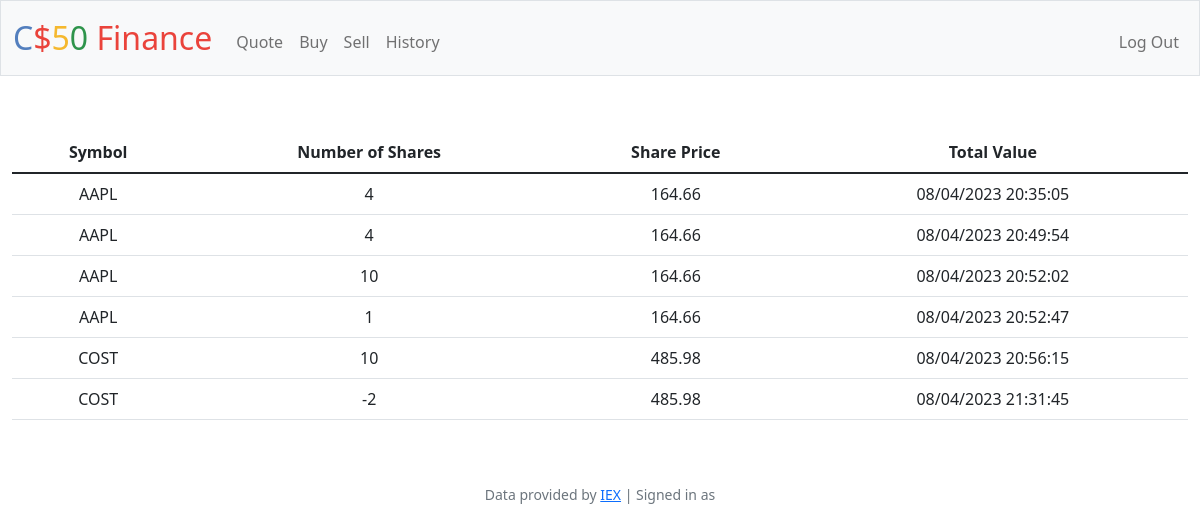
The page /history (signed in) on the database its author committed.
### tables this page shows
CREATE TABLE trades (
    id INTEGER PRIMARY KEY AUTOINCREMENT NOT NULL,
    person_id INTEGER,
    symbol TEXT NOT NULL,
    shares INTEGER NOT NULL,
    time TEXT NOT NULL, price TEXT,
    FOREIGN KEY (person_id) REFERENCES users(id));

### app.py (the view)
@app.route("/history")
@login_required
def history():
    all_trades = db.execute("SELECT * FROM trades WHERE person_id = ?", session["user_id"])
    return render_template("history.html", trades=all_trades)

### app.py (called while the page is built)
@app.after_request
def after_request(response):
    response.headers["Cache-Control"] = "no-cache, no-store, must-revalidate"
    response.headers["Expires"] = 0
    response.headers["Pragma"] = "no-cache"
    return response

### helpers.py (called while the page is built)
def login_required(f):
    @wraps(f)
    def decorated_function(*args, **kwargs):
        if session.get("user_id") is None:
            return redirect("/login")
        return f(*args, **kwargs)
    return decorated_function

### templates/history.html (shortened to what this page needs)
{% extends "layout.html" %}
{% block index %}
<table class="table">
    <thead>
        <tr>
            <th>Symbol</th>
            <th>Number of Shares</th>
            <th>Share Price</th>
            <th>Total Value</th>
        </tr>
    </thead>
    <tbody>
        {% for data in trades %}
        <tr>
            <td>{{ data.symbol }}</td>
            <td>{{ data.shares }}</td>
            <td>{{ data.price }}</td>
            <td>{{ data.time }}</td>
        </tr>
        {% endfor %}
    </tbody>
</table>
{% endblock %}

### templates/layout.html (shortened to what this page needs)
<!DOCTYPE html>
<html lang="en">
    <head>
        <link href="https://cdn.jsdelivr.net/npm/bootstrap@5.1.3/dist/css/bootstrap.min.css" rel="stylesheet">
        <link href="/static/styles.css" rel="stylesheet">
    </head>
    <body>
        <nav class="bg-light border navbar navbar-expand-md navbar-light">
            <div class="container-fluid">
                <a class="navbar-brand" href="/"><span class="blue">C</span><span class="red">$</span><span class="yellow">5</span><span class="green">0</span> <span class="red">Finance</span></a>
                <div class="collapse navbar-collapse" id="navbar">
                    {% if session["user_id"] %}
                        <ul class="navbar-nav me-auto mt-2">
                            <li class="nav-item"><a class="nav-link" href="/quote">Quote</a></li>
                            <li class="nav-item"><a class="nav-link" href="/buy">Buy</a></li>
                            <li class="nav-item"><a class="nav-link" href="/sell">Sell</a></li>
                            <li class="nav-item"><a class="nav-link" href="/history">History</a></li>
                        </ul>
                        <ul class="navbar-nav ms-auto mt-2">
                            <li class="nav-item"><a class="nav-link" href="/logout">Log Out</a></li>
                        </ul>
                    {% else %}
                        <ul class="navbar-nav ms-auto mt-2">
                            <li class="nav-item"><a class="nav-link" href="/register">Register</a></li>
                            <li class="nav-item"><a class="nav-link" href="/login">Log In</a></li>
                        </ul>
                    {% endif %}
                </div>
            </div>
        </nav>
        <main class="container-fluid py-5 text-center">
            {% block index %}{% endblock %}
        </main>
        <footer class="mb-5 small text-center text-muted">
            Data provided by <a href="https://iexcloud.io/">IEX</a> |
            Signed in as {{footer_username}}
        </footer>
    </body>
</html>

### static/styles.css (style rules this page uses)
nav .navbar-brand { font-size: xx-large; }
nav .navbar-brand .blue { color: #537fbe; }
nav .navbar-brand .red { color: #ea433b; }
nav .navbar-brand .yellow { color: #f5b82e; }
nav .navbar-brand .green { color: #2e944b; }

### rows shown on the page
trades: symbol "AAPL", shares "4", price "164.66", time "08/04/2023 20:35:05"
trades: symbol "AAPL", shares "4", price "164.66", time "08/04/2023 20:49:54"
trades: symbol "AAPL", shares "10", price "164.66", time "08/04/2023 20:52:02"
trades: symbol "AAPL", shares "1", price "164.66", time "08/04/2023 20:52:47"
trades: symbol "COST", shares "10", price "485.98", time "08/04/2023 20:56:15"
trades: symbol "COST", shares "-2", price "485.98", time "08/04/2023 21:31:45"
